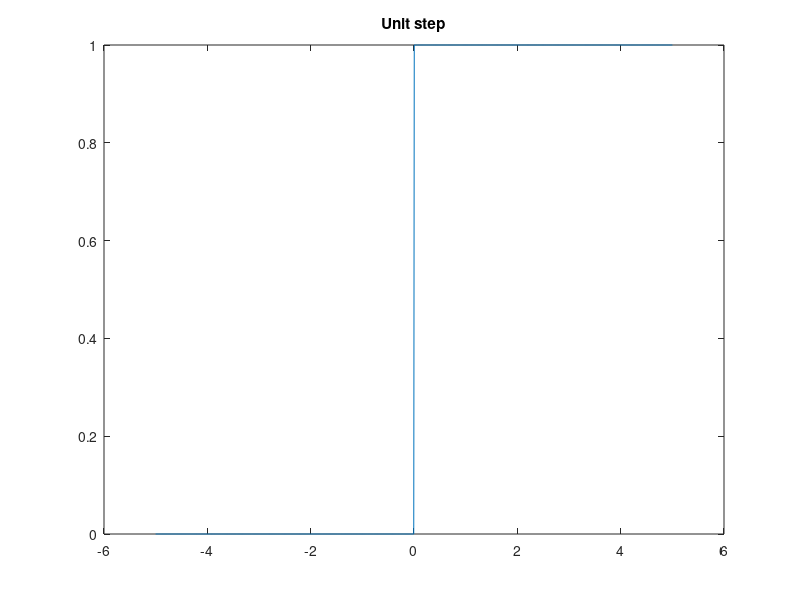

This chart was generated by the following MATLAB code:
clear; clc; close all

t = linspace(-5, 5, 1000);

u = 0.5*(sign(t) + 1);

figure(1);
plot(t,u);
title("Unit step")